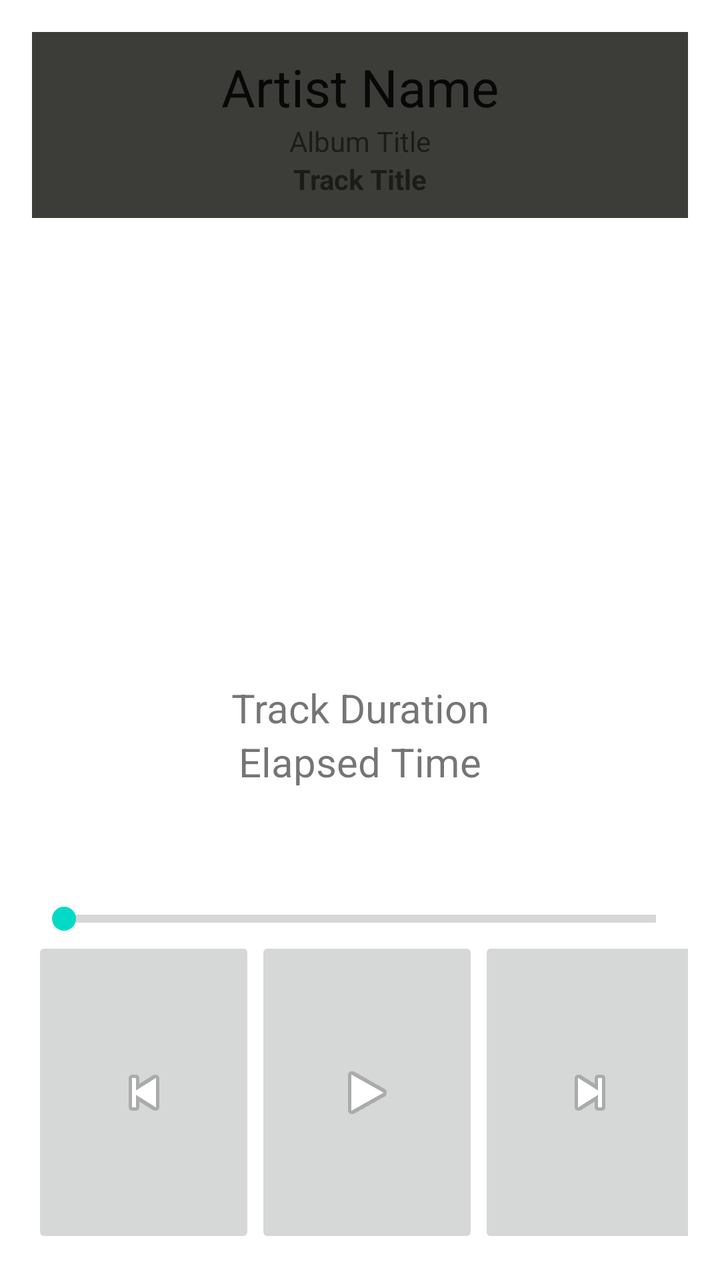
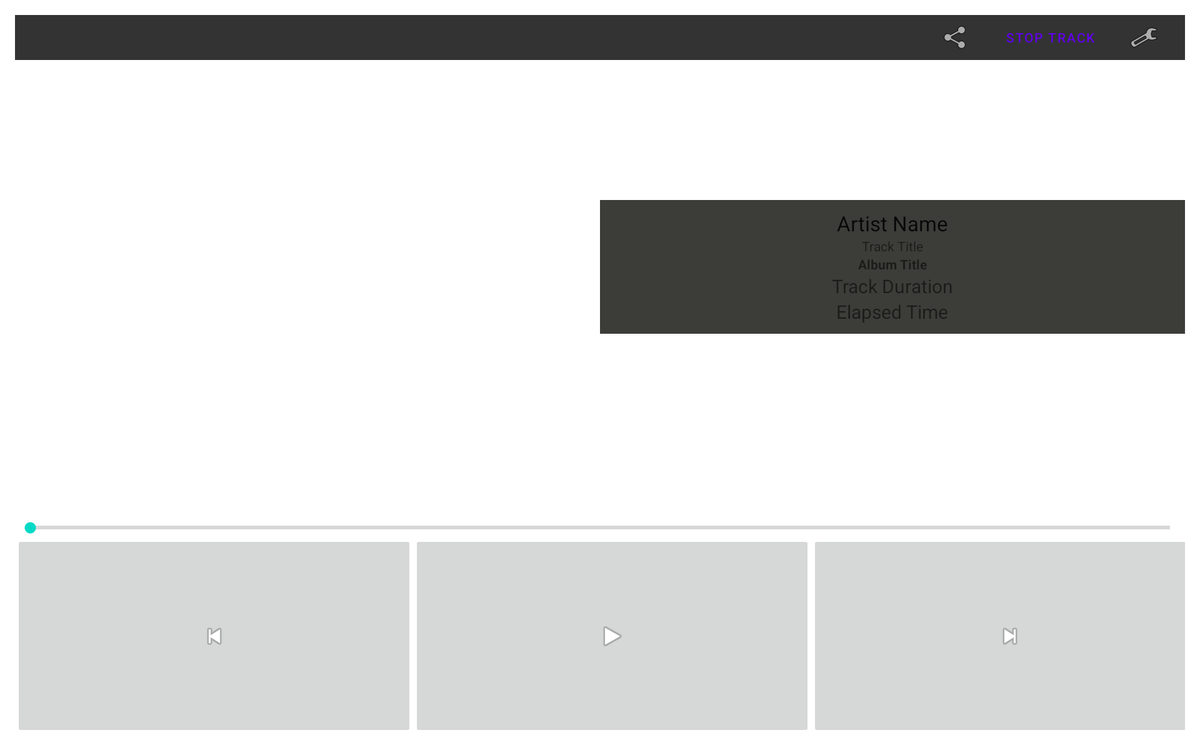

Two renders of one Android screen. The first uses the default layout on a phone; the second uses the alternative layout the repository ships for a different screen configuration, on a matching device. The two XML files are below.
<!-- AndroidManifest.xml: fallback theme Theme.MaterialComponents.DayNight.NoActionBar -->
<!-- res/layout/fragment_track_player.xml -->
<RelativeLayout xmlns:android="http://schemas.android.com/apk/res/android"
    xmlns:tools="http://schemas.android.com/tools" android:layout_width="match_parent"
    android:layout_height="match_parent" android:paddingLeft="@dimen/activity_horizontal_margin"
    android:paddingRight="@dimen/activity_horizontal_margin"
    android:paddingTop="@dimen/activity_vertical_margin"
    android:paddingBottom="@dimen/activity_vertical_margin"
    tools:context="com.brandycamacho.Spotify_Streamer.view.TrackPlayerFragment">

    <LinearLayout
        android:orientation="vertical"
        android:layout_width="match_parent"
        android:layout_height="match_parent">

        <LinearLayout
            android:orientation="horizontal"
            android:layout_width="fill_parent"
            android:layout_height="wrap_content"
            android:gravity="end"
            android:background="#333333"
            android:id="@+id/ll_fake_action_bar"
            android:visibility="gone">

            <ImageButton
                android:layout_width="wrap_content"
                android:layout_height="wrap_content"
                android:id="@+id/imageButton2"
                android:src="@android:drawable/ic_menu_share"
                style="?android:attr/buttonBarButtonStyle" />

            <Button
                style="?android:attr/buttonBarButtonStyle"
                android:layout_width="wrap_content"
                android:layout_height="wrap_content"
                android:text="Stop Track"
                android:id="@+id/btn_stop" />

            <ImageButton
                android:layout_width="wrap_content"
                android:layout_height="wrap_content"
                android:id="@+id/imageButton"
                android:src="@android:drawable/ic_menu_preferences"
                style="?android:attr/buttonBarButtonStyle" />
        </LinearLayout>

        <LinearLayout
            android:orientation="vertical"
            android:layout_width="match_parent"
            android:layout_height="match_parent"
            android:weightSum="1"
            android:layout_weight=".2"
            android:id="@+id/ll_album_info">

            <LinearLayout
                android:orientation="vertical"
                android:layout_width="match_parent"
                android:layout_height="wrap_content"
                android:paddingTop="10dp"
                android:paddingBottom="10dp"
                android:background="#3c3d38">

                <TextView
                    android:layout_width="wrap_content"
                    android:layout_height="wrap_content"
                    android:textAppearance="?android:attr/textAppearanceLarge"
                    android:text="Artist Name"
                    android:id="@+id/tv_artist_name"
                    android:layout_gravity="center_horizontal"
                    android:textSize="@dimen/list_view_detail_large_text" />

                <TextView
                    android:layout_width="wrap_content"
                    android:layout_height="wrap_content"
                    android:text="Album Title"
                    android:id="@+id/tv_album_title"
                    android:layout_gravity="center_horizontal" />

                <TextView
                    android:layout_width="wrap_content"
                    android:layout_height="wrap_content"
                    android:text="Track Title"
                    android:id="@+id/tv_track_title"
                    android:layout_gravity="center_horizontal"
                    android:textStyle="bold" />
            </LinearLayout>

            <LinearLayout
                android:orientation="vertical"
                android:layout_width="match_parent"
                android:layout_height="match_parent"
                android:layout_marginTop="10dp">

                <LinearLayout
                    android:orientation="horizontal"
                    android:layout_width="match_parent"
                    android:layout_height="match_parent"
                    android:layout_weight=".5" >

                    <ImageView
                        android:layout_width="match_parent"
                        android:layout_height="fill_parent"
                        android:id="@+id/iv_album_art"
                        android:layout_gravity="center_horizontal" />
                </LinearLayout>

                <FrameLayout
                    android:layout_width="match_parent"
                    android:layout_height="match_parent"
                    android:layout_weight=".5">

                    <LinearLayout
                        android:orientation="vertical"
                        android:layout_width="fill_parent"
                        android:layout_height="wrap_content"
                        android:layout_gravity="center"
                        >

                        <TextView
                            android:layout_width="fill_parent"
                            android:layout_height="wrap_content"
                            android:id="@+id/tv_track_duration"
                            android:text="Track Duration"
                            android:textSize="@dimen/title"
                            android:gravity="center_horizontal" />

                        <TextView
                            android:layout_width="fill_parent"
                            android:layout_height="wrap_content"
                            android:text="Elapsed Time"
                            android:id="@+id/tv_elapsed_time"
                            android:gravity="center_horizontal"
                            android:textSize="@dimen/title" />

                    </LinearLayout>
                </FrameLayout>
            </LinearLayout>

        </LinearLayout>

        <LinearLayout
            android:orientation="vertical"
            android:layout_width="match_parent"
            android:layout_height="match_parent"
            android:layout_weight=".5">

            <SeekBar
                style="?android:attr/progressBarStyleHorizontal"
                android:layout_width="match_parent"
                android:layout_height="wrap_content"
                android:id="@+id/progressSeekBar"
                android:indeterminate="false" />

            <LinearLayout
                android:orientation="horizontal"
                android:layout_width="match_parent"
                android:layout_height="match_parent"
                android:weightSum="1">

                <ImageButton
                    android:layout_width="fill_parent"
                    android:layout_height="match_parent"
                    android:id="@+id/btn_previous"
                    android:layout_weight="0.33"
                    android:src="@android:drawable/ic_media_previous" />

                <ImageButton
                    android:layout_width="fill_parent"
                    android:layout_height="match_parent"
                    android:id="@+id/btn_play"
                    android:src="@android:drawable/ic_media_play"
                    android:layout_weight=".33" />

                <ImageButton
                    android:layout_width="fill_parent"
                    android:layout_height="match_parent"
                    android:id="@+id/btn_next"
                    android:layout_weight="0.33"
                    android:src="@android:drawable/ic_media_next" />
            </LinearLayout>

        </LinearLayout>

    </LinearLayout>

</RelativeLayout>
<!-- resources referenced by this layout -->
<resources>
  <dimen name="activity_horizontal_margin">16dp</dimen>
  <dimen name="activity_vertical_margin">16dp</dimen>
  <dimen name="list_view_detail_large_text">26sp</dimen>
  <dimen name="title">20sp</dimen>
</resources>
<!-- res/layout-xlarge-land/fragment_track_player.xml (the repository's variant of the layout above) -->
<!-- drawn on a large tablet held sideways -->
<RelativeLayout xmlns:android="http://schemas.android.com/apk/res/android"
    xmlns:tools="http://schemas.android.com/tools" android:layout_width="match_parent"
    android:layout_height="match_parent" android:paddingLeft="@dimen/activity_horizontal_margin"
    android:paddingRight="@dimen/activity_horizontal_margin"
    android:paddingTop="@dimen/activity_vertical_margin"
    android:paddingBottom="@dimen/activity_vertical_margin"
    tools:context="com.brandycamacho.Spotify_Streamer.view.TrackPlayerFragment"
    tools:showIn="@layout/activity_track_player">

    <LinearLayout
        android:orientation="vertical"
        android:layout_width="match_parent"
        android:layout_height="match_parent">

        <LinearLayout
            android:orientation="vertical"
            android:layout_width="match_parent"
            android:layout_height="match_parent"
            android:weightSum="1"
            android:layout_weight=".3"
            android:id="@+id/ll_album_info">

            <LinearLayout
                android:orientation="horizontal"
                android:layout_width="match_parent"
                android:layout_height="match_parent">

                <LinearLayout
                    android:orientation="horizontal"
                    android:layout_width="match_parent"
                    android:layout_height="match_parent"
                    android:layout_weight=".5">

                    <ImageView
                        android:layout_width="match_parent"
                        android:layout_height="fill_parent"
                        android:id="@+id/iv_album_art"
                        android:layout_gravity="center_horizontal" />
                </LinearLayout>

                <FrameLayout
                    android:layout_width="match_parent"
                    android:layout_height="match_parent"
                    android:layout_weight=".5">

                    <LinearLayout
                        android:orientation="vertical"
                        android:layout_width="match_parent"
                        android:layout_height="wrap_content"
                        android:layout_gravity="center"
                        android:id="@+id/linearLayout"
                        android:background="#3c3d38"
                        android:paddingTop="10dp"
                        android:paddingBottom="10dp">

                        <TextView
                            android:layout_width="wrap_content"
                            android:layout_height="wrap_content"
                            android:textAppearance="?android:attr/textAppearanceLarge"
                            android:text="Artist Name"
                            android:id="@+id/tv_artist_name"
                            android:layout_gravity="center_horizontal" />

                        <TextView
                            android:layout_width="wrap_content"
                            android:layout_height="wrap_content"
                            android:text="Track Title"
                            android:id="@+id/tv_track_title"
                            android:layout_gravity="center_horizontal" />

                        <TextView
                            android:layout_width="wrap_content"
                            android:layout_height="wrap_content"
                            android:text="Album Title"
                            android:id="@+id/tv_album_title"
                            android:layout_gravity="center_horizontal"
                            android:textStyle="bold" />

                        <TextView
                            android:layout_width="wrap_content"
                            android:layout_height="wrap_content"
                            android:id="@+id/tv_track_duration"
                            android:text="Track Duration"
                            android:textSize="@dimen/title"
                            android:layout_gravity="center_horizontal" />

                        <TextView
                            android:layout_width="wrap_content"
                            android:layout_height="wrap_content"
                            android:text="Elapsed Time"
                            android:id="@+id/tv_elapsed_time"
                            android:gravity="fill_horizontal|center_vertical"
                            android:layout_gravity="center"
                            android:textSize="@dimen/title" />

                    </LinearLayout>
                </FrameLayout>
            </LinearLayout>

        </LinearLayout>

        <LinearLayout
            android:orientation="vertical"
            android:layout_width="match_parent"
            android:layout_height="match_parent"
            android:layout_weight=".7"
            android:minHeight="100dp">

            <SeekBar
                style="?android:attr/progressBarStyleHorizontal"
                android:layout_width="match_parent"
                android:layout_height="wrap_content"
                android:id="@+id/progressSeekBar"
                android:indeterminate="false" />

            <LinearLayout
                android:orientation="horizontal"
                android:layout_width="match_parent"
                android:layout_height="match_parent"
                android:weightSum="1">

                <ImageButton
                    android:layout_width="fill_parent"
                    android:layout_height="match_parent"
                    android:id="@+id/btn_previous"
                    android:layout_weight="0.33"
                    android:src="@android:drawable/ic_media_previous" />

                <ImageButton
                    android:layout_width="fill_parent"
                    android:layout_height="match_parent"
                    android:id="@+id/btn_play"
                    android:src="@android:drawable/ic_media_play"
                    android:layout_weight=".33" />

                <ImageButton
                    android:layout_width="fill_parent"
                    android:layout_height="match_parent"
                    android:id="@+id/btn_next"
                    android:layout_weight="0.33"
                    android:src="@android:drawable/ic_media_next" />
            </LinearLayout>

        </LinearLayout>

    </LinearLayout>

    <LinearLayout
        android:orientation="horizontal"
        android:layout_width="fill_parent"
        android:layout_height="wrap_content"
        android:gravity="end"
        android:background="#333333"
        android:id="@+id/ll_fake_action_bar" >

        <ImageButton
            style="?android:attr/buttonBarButtonStyle"
            android:layout_width="wrap_content"
            android:layout_height="wrap_content"
            android:id="@+id/btn_share"
            android:src="@android:drawable/ic_menu_share" />

        <Button
            style="?android:attr/buttonBarButtonStyle"
            android:layout_width="wrap_content"
            android:layout_height="wrap_content"
            android:text="Stop Track"
            android:id="@+id/btn_stop" />

        <ImageButton
            style="?android:attr/buttonBarButtonStyle"
            android:layout_width="wrap_content"
            android:layout_height="wrap_content"
            android:id="@+id/btn_settings"
            android:src="@android:drawable/ic_menu_preferences" />
    </LinearLayout>

</RelativeLayout>
<!-- res/layout/activity_track_player.xml (included above) -->
<fragment xmlns:android="http://schemas.android.com/apk/res/android"
    xmlns:tools="http://schemas.android.com/tools"
    android:id="@+id/fragment"
    android:name="com.brandycamacho.Spotify_Streamer.TrackPlayerFragment"
    android:layout_width="match_parent"
    android:layout_height="match_parent"
    tools:layout="@layout/fragment_track_player" />
<!-- res/layout/fragment_track_player.xml (included above) -->
<RelativeLayout xmlns:android="http://schemas.android.com/apk/res/android"
    xmlns:tools="http://schemas.android.com/tools" android:layout_width="match_parent"
    android:layout_height="match_parent" android:paddingLeft="@dimen/activity_horizontal_margin"
    android:paddingRight="@dimen/activity_horizontal_margin"
    android:paddingTop="@dimen/activity_vertical_margin"
    android:paddingBottom="@dimen/activity_vertical_margin"
    tools:context="com.brandycamacho.Spotify_Streamer.view.TrackPlayerFragment">

    <LinearLayout
        android:orientation="vertical"
        android:layout_width="match_parent"
        android:layout_height="match_parent">

        <LinearLayout
            android:orientation="horizontal"
            android:layout_width="fill_parent"
            android:layout_height="wrap_content"
            android:gravity="end"
            android:background="#333333"
            android:id="@+id/ll_fake_action_bar"
            android:visibility="gone">

            <ImageButton
                android:layout_width="wrap_content"
                android:layout_height="wrap_content"
                android:id="@+id/imageButton2"
                android:src="@android:drawable/ic_menu_share"
                style="?android:attr/buttonBarButtonStyle" />

            <Button
                style="?android:attr/buttonBarButtonStyle"
                android:layout_width="wrap_content"
                android:layout_height="wrap_content"
                android:text="Stop Track"
                android:id="@+id/btn_stop" />

            <ImageButton
                android:layout_width="wrap_content"
                android:layout_height="wrap_content"
                android:id="@+id/imageButton"
                android:src="@android:drawable/ic_menu_preferences"
                style="?android:attr/buttonBarButtonStyle" />
        </LinearLayout>

        <LinearLayout
            android:orientation="vertical"
            android:layout_width="match_parent"
            android:layout_height="match_parent"
            android:weightSum="1"
            android:layout_weight=".2"
            android:id="@+id/ll_album_info">

            <LinearLayout
                android:orientation="vertical"
                android:layout_width="match_parent"
                android:layout_height="wrap_content"
                android:paddingTop="10dp"
                android:paddingBottom="10dp"
                android:background="#3c3d38">

                <TextView
                    android:layout_width="wrap_content"
                    android:layout_height="wrap_content"
                    android:textAppearance="?android:attr/textAppearanceLarge"
                    android:text="Artist Name"
                    android:id="@+id/tv_artist_name"
                    android:layout_gravity="center_horizontal"
                    android:textSize="@dimen/list_view_detail_large_text" />

                <TextView
                    android:layout_width="wrap_content"
                    android:layout_height="wrap_content"
                    android:text="Album Title"
                    android:id="@+id/tv_album_title"
                    android:layout_gravity="center_horizontal" />

                <TextView
                    android:layout_width="wrap_content"
                    android:layout_height="wrap_content"
                    android:text="Track Title"
                    android:id="@+id/tv_track_title"
                    android:layout_gravity="center_horizontal"
                    android:textStyle="bold" />
            </LinearLayout>

            <LinearLayout
                android:orientation="vertical"
                android:layout_width="match_parent"
                android:layout_height="match_parent"
                android:layout_marginTop="10dp">

                <LinearLayout
                    android:orientation="horizontal"
                    android:layout_width="match_parent"
                    android:layout_height="match_parent"
                    android:layout_weight=".5" >

                    <ImageView
                        android:layout_width="match_parent"
                        android:layout_height="fill_parent"
                        android:id="@+id/iv_album_art"
                        android:layout_gravity="center_horizontal" />
                </LinearLayout>

                <FrameLayout
                    android:layout_width="match_parent"
                    android:layout_height="match_parent"
                    android:layout_weight=".5">

                    <LinearLayout
                        android:orientation="vertical"
                        android:layout_width="fill_parent"
                        android:layout_height="wrap_content"
                        android:layout_gravity="center"
                        >

                        <TextView
                            android:layout_width="fill_parent"
                            android:layout_height="wrap_content"
                            android:id="@+id/tv_track_duration"
                            android:text="Track Duration"
                            android:textSize="@dimen/title"
                            android:gravity="center_horizontal" />

                        <TextView
                            android:layout_width="fill_parent"
                            android:layout_height="wrap_content"
                            android:text="Elapsed Time"
                            android:id="@+id/tv_elapsed_time"
                            android:gravity="center_horizontal"
                            android:textSize="@dimen/title" />

                    </LinearLayout>
                </FrameLayout>
            </LinearLayout>

        </LinearLayout>

        <LinearLayout
            android:orientation="vertical"
            android:layout_width="match_parent"
            android:layout_height="match_parent"
            android:layout_weight=".5">

            <SeekBar
                style="?android:attr/progressBarStyleHorizontal"
                android:layout_width="match_parent"
                android:layout_height="wrap_content"
                android:id="@+id/progressSeekBar"
                android:indeterminate="false" />

            <LinearLayout
                android:orientation="horizontal"
                android:layout_width="match_parent"
                android:layout_height="match_parent"
                android:weightSum="1">

                <ImageButton
                    android:layout_width="fill_parent"
                    android:layout_height="match_parent"
                    android:id="@+id/btn_previous"
                    android:layout_weight="0.33"
                    android:src="@android:drawable/ic_media_previous" />

                <ImageButton
                    android:layout_width="fill_parent"
                    android:layout_height="match_parent"
                    android:id="@+id/btn_play"
                    android:src="@android:drawable/ic_media_play"
                    android:layout_weight=".33" />

                <ImageButton
                    android:layout_width="fill_parent"
                    android:layout_height="match_parent"
                    android:id="@+id/btn_next"
                    android:layout_weight="0.33"
                    android:src="@android:drawable/ic_media_next" />
            </LinearLayout>

        </LinearLayout>

    </LinearLayout>

</RelativeLayout>
